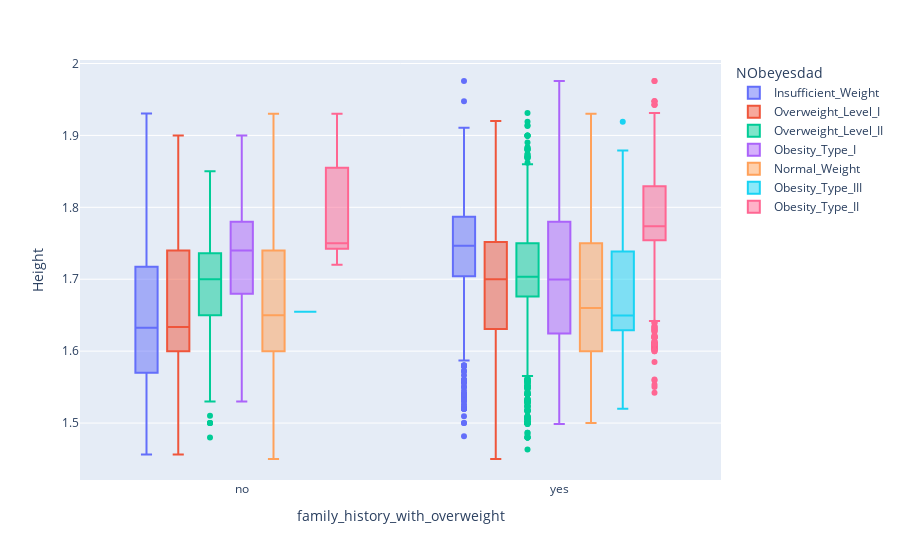

Notebook cell for this chart:
### Code cell
fig = px.box(df_target, x="family_history_with_overweight", y='Height' ,color="NObeyesdad")
fig.update_layout(bargap=0.2)
fig.show()

### Figure 1 — Plotly figure (JSON) as saved in the notebook; plotly's stock layout.template omitted (floating-point values rounded to 4 significant figures; data arrays with more than 128 entries replaced by an {"elided": "..."} marker saying what was removed)
{"data": [{"alignmentgroup": "True", "hovertemplate": "NObeyesdad=Insufficient_Weight<br>family_history_with_overweight=%{x}<br>Height=%{y}<extra></extra>", "legendgroup": "Insufficient_Weight", "marker": {"color": "#636efa"}, "name": "Insufficient_Weight", "notched": false, "offsetgroup": "Insufficient_Weight", "orientation": "v", "showlegend": true, "type": "box", "x": {"elided": "2078 str values"}, "x0": " ", "xaxis": "x", "y": {"elided": "2078 float values"}, "y0": " ", "yaxis": "y"}, {"alignmentgroup": "True", "hovertemplate": "NObeyesdad=Overweight_Level_I<br>family_history_with_overweight=%{x}<br>Height=%{y}<extra></extra>", "legendgroup": "Overweight_Level_I", "marker": {"color": "#EF553B"}, "name": "Overweight_Level_I", "notched": false, "offsetgroup": "Overweight_Level_I", "orientation": "v", "showlegend": true, "type": "box", "x": {"elided": "1903 str values"}, "x0": " ", "xaxis": "x", "y": {"elided": "1903 float values"}, "y0": " ", "yaxis": "y"}, {"alignmentgroup": "True", "hovertemplate": "NObeyesdad=Overweight_Level_II<br>family_history_with_overweight=%{x}<br>Height=%{y}<extra></extra>", "legendgroup": "Overweight_Level_II", "marker": {"color": "#00cc96"}, "name": "Overweight_Level_II", "notched": false, "offsetgroup": "Overweight_Level_II", "orientation": "v", "showlegend": true, "type": "box", "x": {"elided": "2058 str values"}, "x0": " ", "xaxis": "x", "y": {"elided": "2058 float values"}, "y0": " ", "yaxis": "y"}, {"alignmentgroup": "True", "hovertemplate": "NObeyesdad=Obesity_Type_I<br>family_history_with_overweight=%{x}<br>Height=%{y}<extra></extra>", "legendgroup": "Obesity_Type_I", "marker": {"color": "#ab63fa"}, "name": "Obesity_Type_I", "notched": false, "offsetgroup": "Obesity_Type_I", "orientation": "v", "showlegend": true, "type": "box", "x": {"elided": "2570 str values"}, "x0": " ", "xaxis": "x", "y": {"elided": "2570 float values"}, "y0": " ", "yaxis": "y"}, {"alignmentgroup": "True", "hovertemplate": "NObeyesdad=Normal_Weight<br>family_history_with_overweight=%{x}<br>Height=%{y}<extra></extra>", "legendgroup": "Normal_Weight", "marker": {"color": "#FFA15A"}, "name": "Normal_Weight", "notched": false, "offsetgroup": "Normal_Weight", "orientation": "v", "showlegend": true, "type": "box", "x": {"elided": "2218 str values"}, "x0": " ", "xaxis": "x", "y": {"elided": "2218 float values"}, "y0": " ", "yaxis": "y"}, {"alignmentgroup": "True", "hovertemplate": "NObeyesdad=Obesity_Type_III<br>family_history_with_overweight=%{x}<br>Height=%{y}<extra></extra>", "legendgroup": "Obesity_Type_III", "marker": {"color": "#19d3f3"}, "name": "Obesity_Type_III", "notched": false, "offsetgroup": "Obesity_Type_III", "orientation": "v", "showlegend": true, "type": "box", "x": {"elided": "3673 str values"}, "x0": " ", "xaxis": "x", "y": {"elided": "3673 float values"}, "y0": " ", "yaxis": "y"}, {"alignmentgroup": "True", "hovertemplate": "NObeyesdad=Obesity_Type_II<br>family_history_with_overweight=%{x}<br>Height=%{y}<extra></extra>", "legendgroup": "Obesity_Type_II", "marker": {"color": "#FF6692"}, "name": "Obesity_Type_II", "notched": false, "offsetgroup": "Obesity_Type_II", "orientation": "v", "showlegend": true, "type": "box", "x": {"elided": "3182 str values"}, "x0": " ", "xaxis": "x", "y": {"elided": "3182 float values"}, "y0": " ", "yaxis": "y"}], "layout": {"bargap": 0.2, "boxmode": "group", "legend": {"title": {"text": "NObeyesdad"}, "tracegroupgap": 0}, "margin": {"t": 60}, "xaxis": {"anchor": "y", "domain": [0, 1], "title": {"text": "family_history_with_overweight"}}, "yaxis": {"anchor": "x", "domain": [0, 1], "title": {"text": "Height"}}}}
